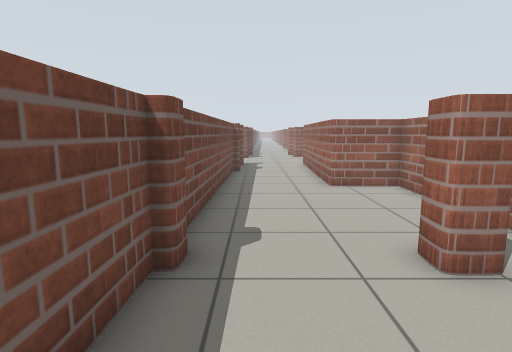
View 1 (above)

23 first-person views from a walk through a Gazebo world. The camera is 1 m above the floor, tilts 8° down and sees 80° across. The floor is counted in squares, 0.5 m on a side. Each view is taken from the middle of a square. On the plan, view 1 faces up. The plan holds only what a view shows up to about 17 squares ahead; the rest is blank. The place goes on beyond the plan. The robots in the file are not drawn. Gazebo's built-in surfaces are drawn with simple patterns. Some stock models are drawn as simple stand-ins. Surface patterns are stand-ins for the level's own textures.

View 2
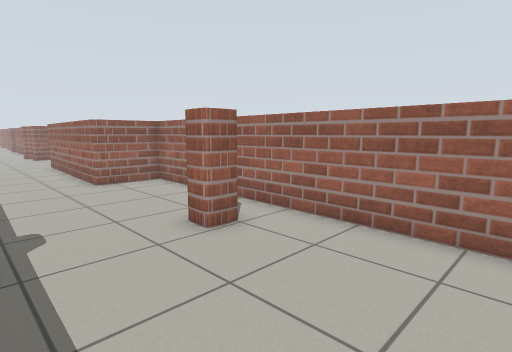

View 3
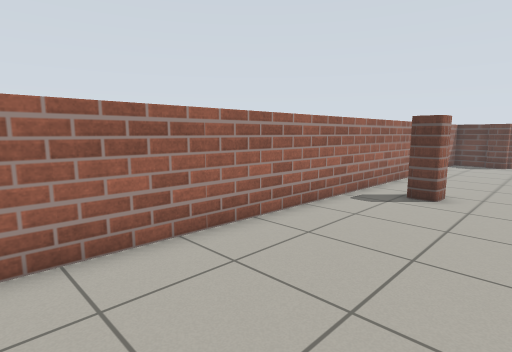

View 4
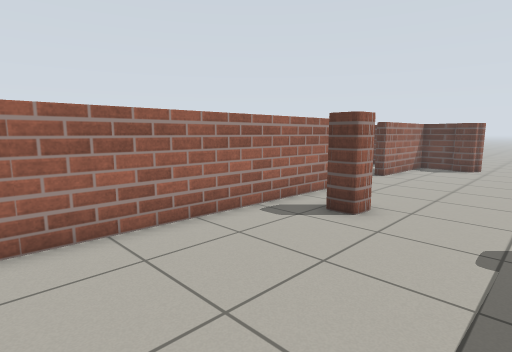

View 5
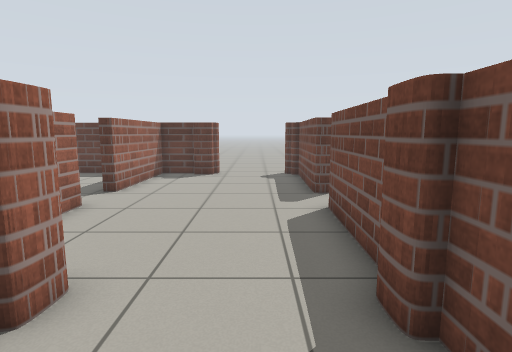

View 6
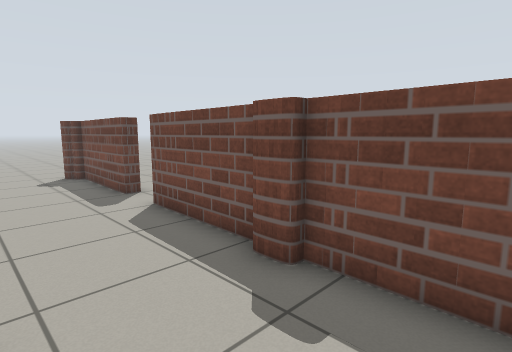

View 7
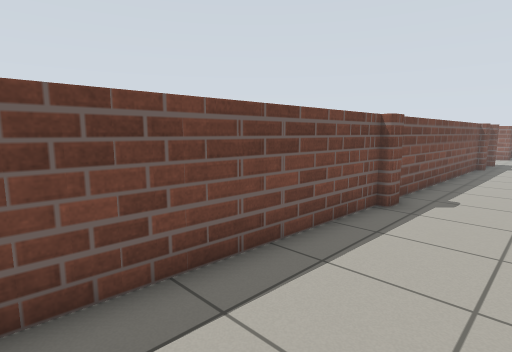

View 8
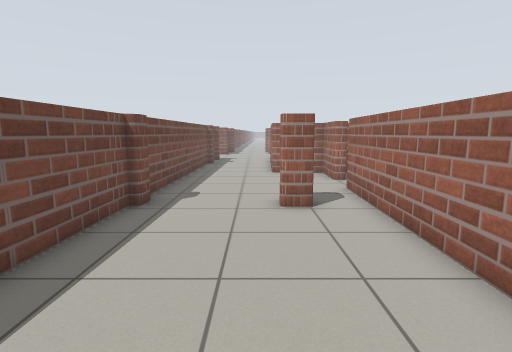

View 9
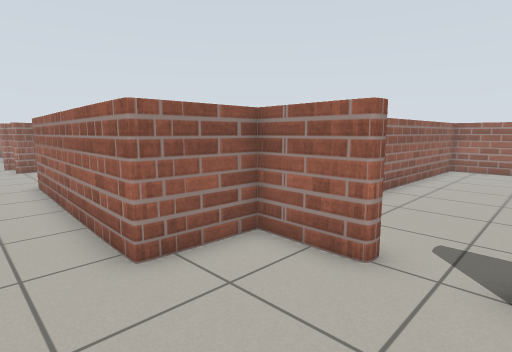

View 10
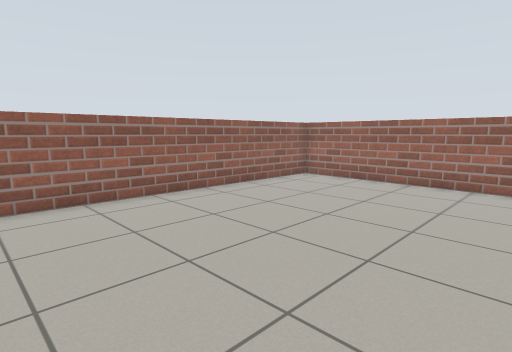

View 11
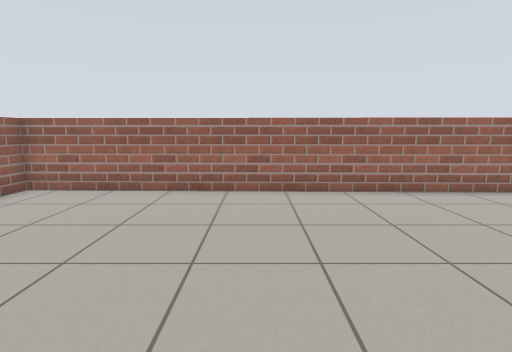

View 12
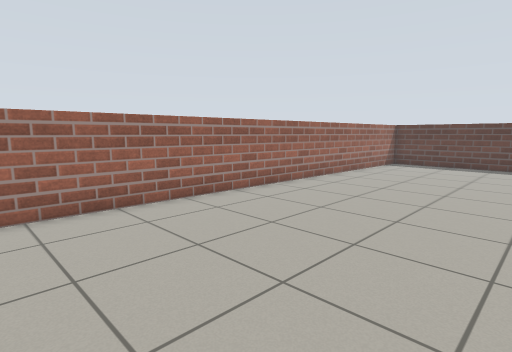

View 13
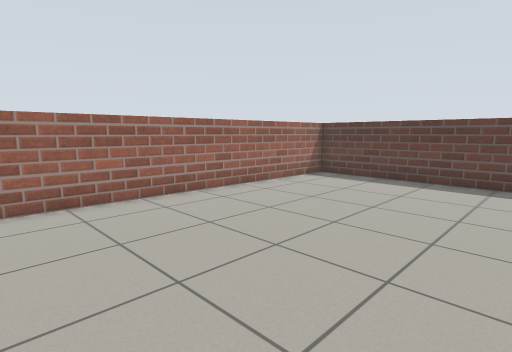

View 14
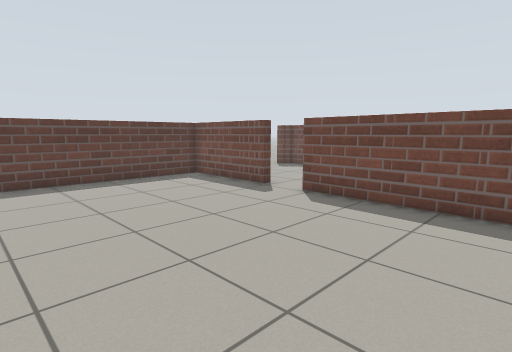

View 15
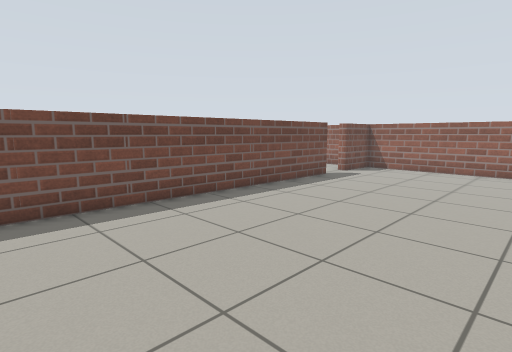

View 16
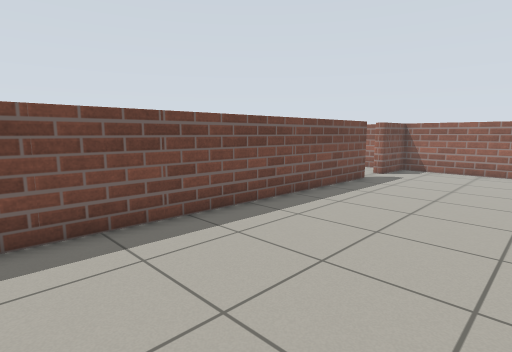

View 17
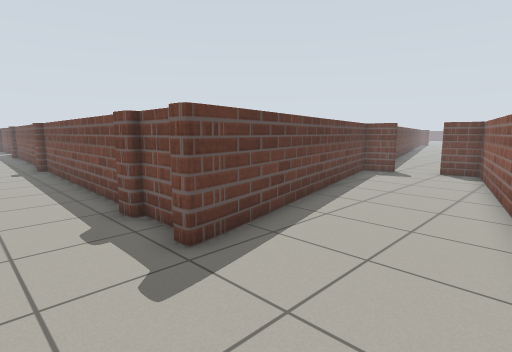

View 18
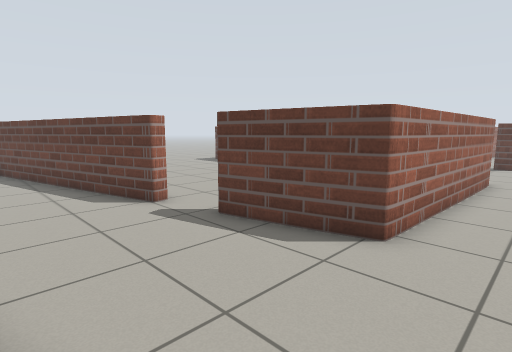

View 19
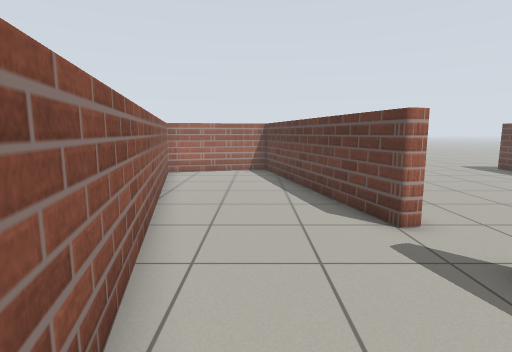

View 20
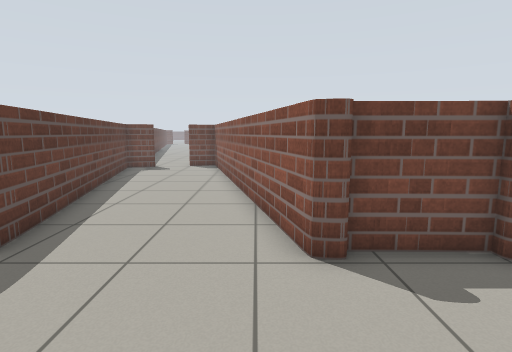

View 21
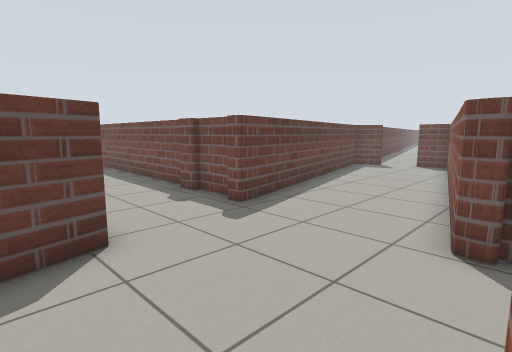

View 22
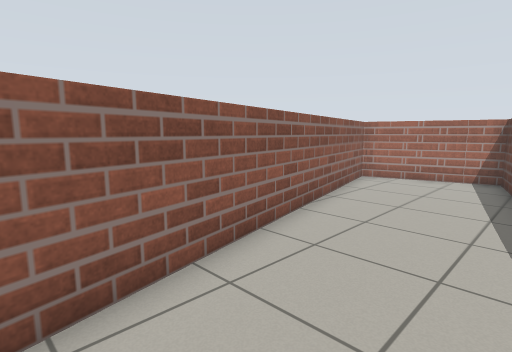

View 23
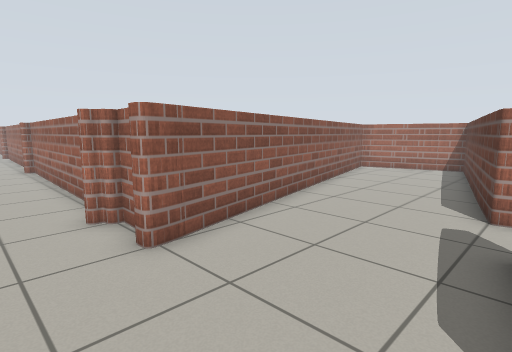

### Floor plan
Ten units are one square. View 1 is at (0, 0); x grows to the right and y downward. Boxes are objects, and circles mark ways between rooms. Rooms are numbered by the first view taken in them; rooms with no view inside come last. Other rooms are left out.
<svg viewBox="-141 -291 343 491">
<path fill="none" stroke="#000" d="M26 67 31 67M24 75 24 70M-15 69 -15 74M26 -42 26 -48M34 -42 26 -42 26 -51 34 -51M-18 79 -19 121M-15 -42 -18 68M-13 -49 -13 -43M48 123 53 -71M53 -91 54 -114 28 -114 29 -134M-20 141 -21 185 -14 189M20 186 28 186M-12 -146 -15 -51M18 191 23 186M30 191 46 191 48 143M19 192 22 186M53 143 52 191 187 195 196 -111 60 -114 59 -91M59 -72 54 124M-7 -249 -136 -218M36 -271 36 -278 29 -282M33 -278 30 -283M36 -279 30 -280M36 -279 30 -280M33 -280 30 -282M36 -280 34 -280 30 -282M-12 -186 -12 -170M-9 -281 -10 -254M-8 -168 -8 -162M-12 -167 -12 -162M93 -220 197 -246 187 -286M-12 -161 -12 -146M29 -134 31 -205 70 -215M140 -284 35 -259M-131 -165 -11 -195M-135 -166 -131 -167"/>
<circle cx="50" cy="135" r="3" fill="#2a7"/>
<circle cx="60" cy="-80" r="3" fill="#2a7"/>
<circle cx="10" cy="-143" r="3" fill="#2a7"/>
<text x="20" y="20">1</text>
<text x="120" y="40">2</text>
<text x="20" y="-230">3</text>
</svg>
Room 1 opens to room 2. Room 1 opens to room 3.

Where each view was taken, in squares from view 1:
view 1: 0 up, 0 right, facing up
view 2: 1 down, 1 left, facing up-right
view 3: 3 up, 0 right, facing down-right
view 4: 0 up, 1 left, facing down-right
view 5: 4 down, 0 right, facing down
view 6: 4 down, 2 right, facing down-left
view 7: 4 down, 2 right, facing up-left
view 8: 4 down, 2 right, facing up
view 9: 7 up, 1 right, facing up-right
view 10: 2 up, 7 right, facing up-right
view 11: 3 up, 9 right, facing right
view 12: 1 up, 11 right, facing down-right
view 13: 6 down, 10 right, facing down-right
view 14: 6 down, 14 right, facing down-left
view 15: 6 down, 14 right, facing up-left
view 16: 6 down, 12 right, facing up-left
view 17: 24 up, 2 right, facing down-left
view 18: 26 up, 1 right, facing down-right
view 19: 25 up, 3 right, facing right
view 20: 24 up, 4 right, facing left
view 21: 26 up, 5 right, facing down-left
view 22: 23 up, 5 right, facing up-right
view 23: 21 up, 1 right, facing up-right
